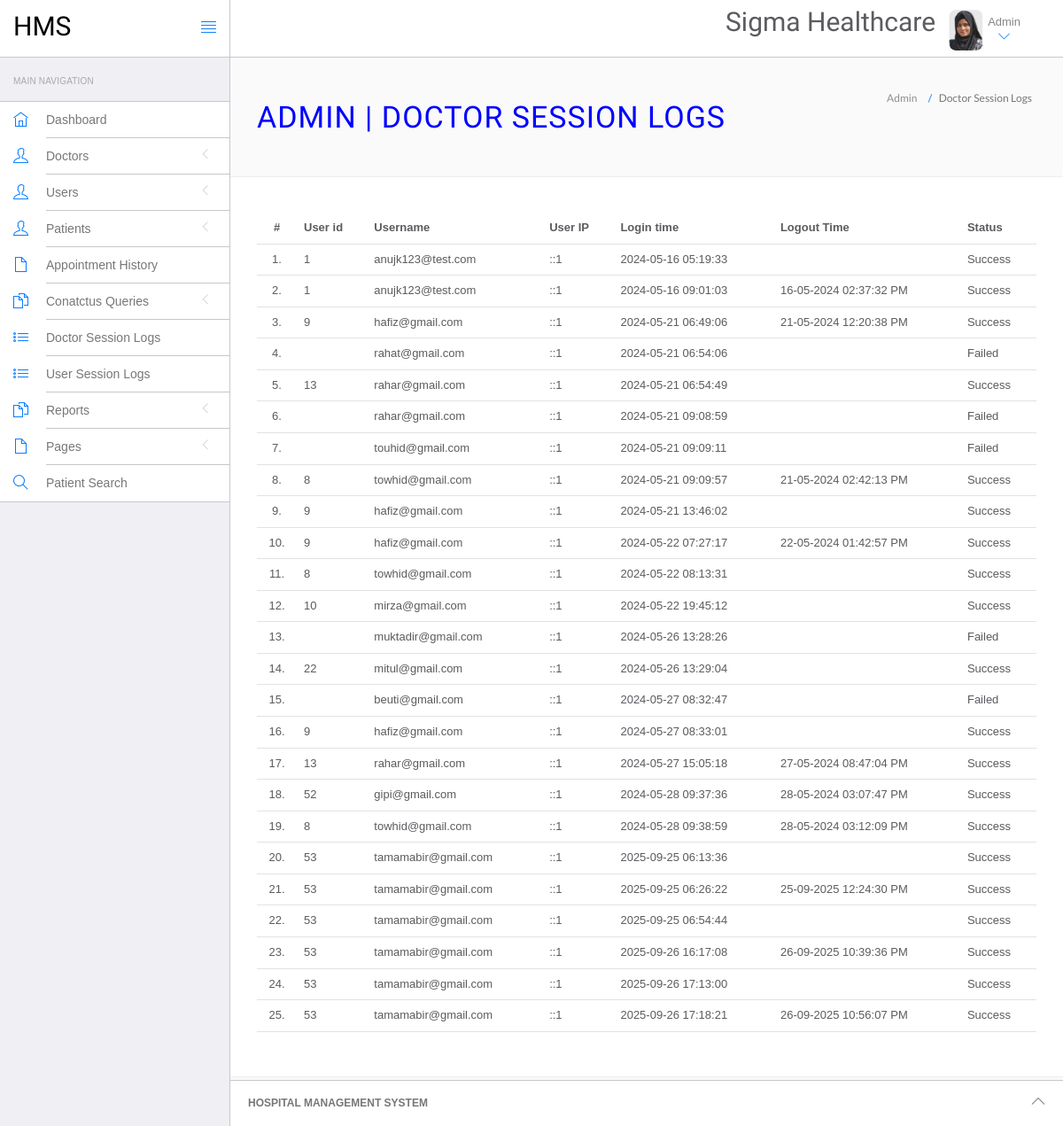
Before: /hms/admin/doctor-logs.php (signed in) with the older database file.
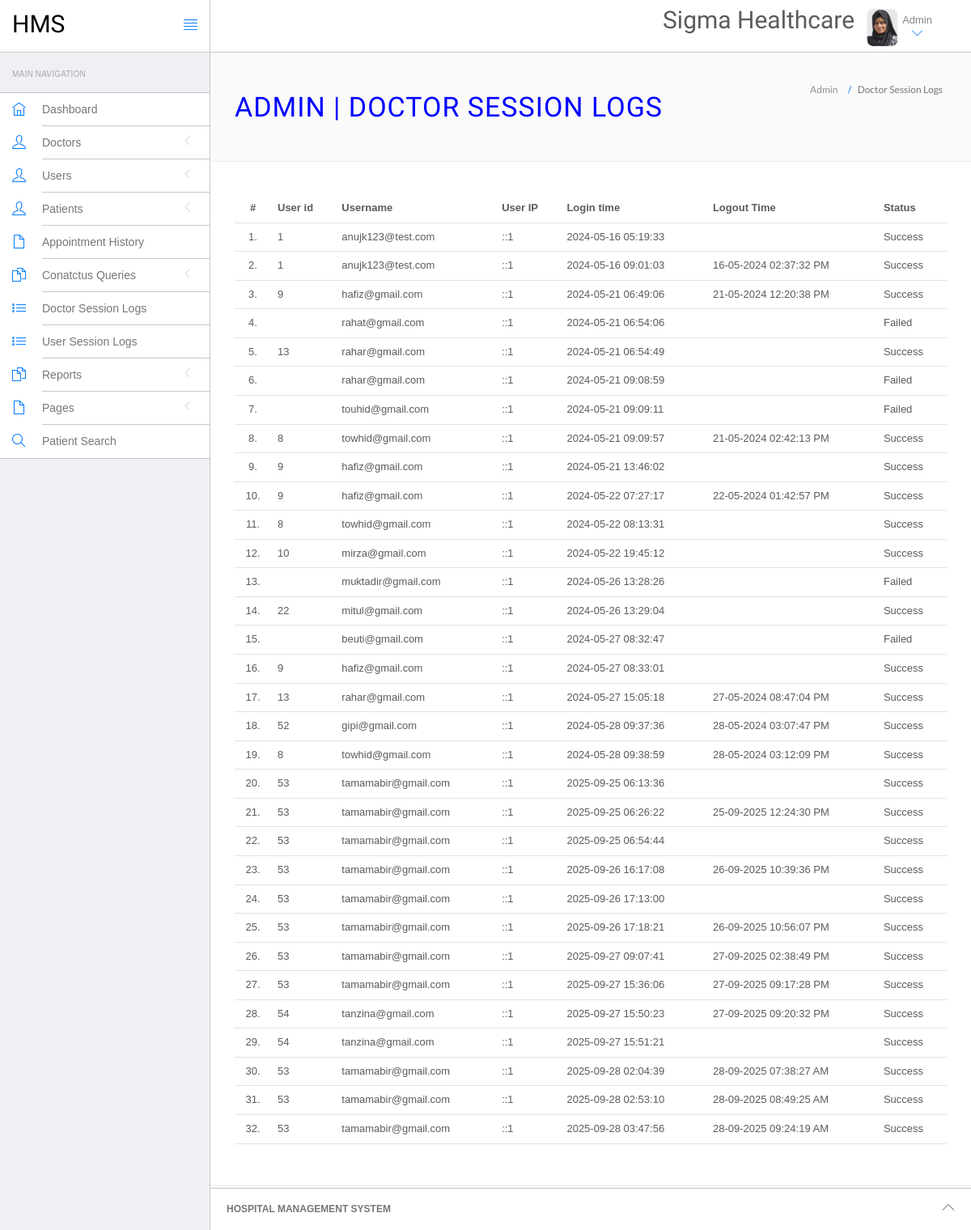
After: the same page with the newer database file.
### tables this page shows
CREATE TABLE `doctorslog` (
  `id` int NOT NULL,
  `uid` int DEFAULT NULL,
  `username` varchar(255) DEFAULT NULL,
  `userip` binary(16) DEFAULT NULL,
  `loginTime` timestamp NULL DEFAULT CURRENT_TIMESTAMP,
  `logout` varchar(255) DEFAULT NULL,
  `status` int DEFAULT NULL
);

### hms/admin/doctor-logs.php (the view, shortened to what this page needs)
<?php
include('include/config.php');
if(strlen($_SESSION['id']==0)) {
 header('location:logout.php');
  } else{
?>
<!DOCTYPE html>
<html lang="en">
	<head>
		<link rel="stylesheet" href="vendor/bootstrap/css/bootstrap.min.css">
		<link rel="stylesheet" href="vendor/fontawesome/css/font-awesome.min.css">
		<link rel="stylesheet" href="vendor/themify-icons/themify-icons.min.css">
		<link href="vendor/animate.css/animate.min.css" rel="stylesheet" media="screen">
		<link href="vendor/perfect-scrollbar/perfect-scrollbar.min.css" rel="stylesheet" media="screen">
		<link href="vendor/switchery/switchery.min.css" rel="stylesheet" media="screen">
		<link href="vendor/bootstrap-touchspin/jquery.bootstrap-touchspin.min.css" rel="stylesheet" media="screen">
		<link href="vendor/select2/select2.min.css" rel="stylesheet" media="screen">
		<link href="vendor/bootstrap-datepicker/bootstrap-datepicker3.standalone.min.css" rel="stylesheet" media="screen">
		<link href="vendor/bootstrap-timepicker/bootstrap-timepicker.min.css" rel="stylesheet" media="screen">
		<link rel="stylesheet" href="assets/css/styles.css">
		<link rel="stylesheet" href="assets/css/plugins.css">
		<link rel="stylesheet" href="assets/css/themes/theme-1.css" id="skin_color" />
	</head>
	<body>
		<div id="app">
<?php include('include/sidebar.php');?>
			<div class="app-content">
					<?php include('include/header.php');?>
				<div class="main-content" >
					<div class="wrap-content container" id="container">
						<section id="page-title">
							<div class="row">
								<div class="col-sm-8">
									<h1 class="mainTitle">Admin  | Doctor Session Logs</h1>
																	</div>
								<ol class="breadcrumb">
									<li>
										<span>Admin </span>
									</li>
									<li class="active">
										<span>Doctor Session Logs</span>
									</li>
								</ol>
							</div>
						</section>
						<div class="container-fluid container-fullw bg-white">
									<div class="row">
								<div class="col-md-12">
									<table class="table table-hover" id="sample-table-1">
										<thead>
											<tr>
												<th class="center">#</th>
												<th class="hidden-xs">User id</th>
												<th>Username</th>
												<th>User IP</th>
												<th>Login time</th>
												<th>Logout Time </th>
												<th> Status </th>
											</tr>
										</thead>
										<tbody>
<?php
$sql=mysqli_query($con,"select * from doctorslog ");
$cnt=1;
while($row=mysqli_fetch_array($sql))
{
?>
											<tr>
												<td class="center"><?php echo $cnt;?>.</td>
												<td class="hidden-xs"><?php echo $row['uid'];?></td>
												<td class="hidden-xs"><?php echo $row['username'];?></td>
												<td><?php echo $row['userip'];?></td>
												<td><?php echo $row['loginTime'];?></td>
												<td><?php echo $row['logout'];?>
												</td>
												<td>
<?php if($row['status']==1)
{
	echo "Success";
}
else
{
	echo "Failed";
}?>
</td>
											</tr>
											<?php
$cnt=$cnt+1;
											 }?>
										</tbody>
									</table>
								</div>
							</div>
								</div>
					</div>
				</div>
			</div>
	<?php include('include/footer.php');?>
		</div>
	</body>
</html>
<?php } ?>

### hms/admin/include/sidebar.php (shortened to what this page needs)
<div class="sidebar app-aside" id="sidebar">
				<div class="sidebar-container perfect-scrollbar">
<nav>
						<div class="navbar-title">
							<span>Main Navigation</span>
						</div>
						<ul class="main-navigation-menu">
							<li>
								<a href="dashboard.php">
									<div class="item-content">
										<div class="item-media">
											<i class="ti-home"></i>
										</div>
										<div class="item-inner">
											<span class="title"> Dashboard </span>
										</div>
									</div>
								</a>
							</li>
							<li>
								<a href="javascript:void(0)">
									<div class="item-content">
										<div class="item-media">
											<i class="ti-user"></i>
										</div>
										<div class="item-inner">
											<span class="title"> Doctors </span><i class="icon-arrow"></i>
										</div>
									</div>
								</a>
								</li>
				<li>
								<a href="javascript:void(0)">
									<div class="item-content">
										<div class="item-media">
											<i class="ti-user"></i>
										</div>
										<div class="item-inner">
											<span class="title"> Users </span><i class="icon-arrow"></i>
										</div>
									</div>
								</a>
								</li>
								<li>
								<a href="javascript:void(0)">
									<div class="item-content">
										<div class="item-media">
											<i class="ti-user"></i>
										</div>
										<div class="item-inner">
											<span class="title"> Patients </span><i class="icon-arrow"></i>
										</div>
									</div>
								</a>
								</li>
<li>
								<a href="appointment-history.php">
									<div class="item-content">
										<div class="item-media">
											<i class="ti-file"></i>
										</div>
										<div class="item-inner">
											<span class="title"> Appointment History </span>
										</div>
									</div>
								</a>
							</li>
				<li>
								<a href="javascript:void(0)">
									<div class="item-content">
										<div class="item-media">
											<i class="ti-files"></i>
										</div>
										<div class="item-inner">
											<span class="title"> Conatctus Queries </span><i class="icon-arrow"></i>
										</div>
									</div>
								</a>
								</li>
	<li>
								<a href="doctor-logs.php">
									<div class="item-content">
										<div class="item-media">
											<i class="ti-list"></i>
										</div>
										<div class="item-inner">
											<span class="title"> Doctor Session Logs </span>
										</div>
									</div>
								</a>
							</li>
							<li>
								<a href="user-logs.php">
									<div class="item-content">
										<div class="item-media">
											<i class="ti-list"></i>
										</div>
										<div class="item-inner">
											<span class="title"> User Session Logs </span>
										</div>
									</div>
								</a>
							</li>
				<li>
								<a href="javascript:void(0)">
									<div class="item-content">
										<div class="item-media">
											<i class="ti-files"></i>
										</div>
										<div class="item-inner">
											<span class="title"> Reports </span><i class="icon-arrow"></i>
										</div>
									</div>
								</a>
							</li>
				<li>
								<a href="javascript:void(0)">
									<div class="item-content">
										<div class="item-media">
											<i class="ti-file"></i>
										</div>
										<div class="item-inner">
											<span class="title"> Pages </span><i class="icon-arrow"></i>
										</div>
									</div>
								</a>
							</li>
								<li>
								<a href="patient-search.php">
									<div class="item-content">
										<div class="item-media">
											<i class="ti-search"></i>
										</div>
										<div class="item-inner">
											<span class="title"> Patient Search </span>
										</div>
									</div>
								</a>
							</li>
						</ul>
					</nav>
					</div>
			</div>

### hms/admin/include/header.php (shortened to what this page needs)
<header class="navbar navbar-default navbar-static-top">
					<div class="navbar-header">
						<a class="navbar-brand" href="#">
							<h2 style="padding-top:20%; color:#000 ">HMS</h2>
						</a>
						<a href="#" class="sidebar-toggler pull-right visible-md visible-lg" data-toggle-class="app-sidebar-closed" data-toggle-target="#app">
							<i class="ti-align-justify"></i>
						</a>
					</div>
					<div class="navbar-collapse collapse">
						<ul class="nav navbar-right">
								<li  style="padding-top:2% ">
								<h2>Sigma Healthcare</h2>
							</li>
							<li class="dropdown current-user">
								<a href class="dropdown-toggle" data-toggle="dropdown">
									<img src="assets/images/pass_pic.png" > <span class="username">
			Admin
									<i class="ti-angle-down"></i></i></span>
								</a>
							</li>
						</ul>
					</div>
				</header>

### hms/admin/include/footer.php
<footer>
				<div class="footer-inner">
					<div class="pull-left">
					<span class="text-bold text-uppercase"> Hospital Management System</span>
					</div>
					<div class="pull-right">
						<span class="go-top"><i class="ti-angle-up"></i></span>
					</div>
				</div>
			</footer>

### hms/admin/assets/css/plugins.css (style rules this page uses)
.perfect-scrollbar { overflow-y: hidden !important; }

### hms/admin/assets/css/themes/theme-1.css (style rules this page uses)
body { background: #FAFAFA; }
header .navbar-header { background: #ffffff !important; border-right-color: #c8c7cc !important; border-bottom-color: #c8c7cc !important; }
header .navbar-header .sidebar-toggler, header .navbar-header .sidebar-mobile-toggler { color: #007aff !important; }
header .navbar-header .navbar-brand { color: #777 !important; }
header .navbar-collapse { background: #ffffff !important; border-bottom-color: #c8c7cc !important; box-shadow: none !important; }
header .navbar-collapse .navbar-right > li > a { color: #777; }
header .navbar-collapse .navbar-right > li > a i { color: #007aff !important; }
#sidebar { background: #EFEFF4 !important; }
#sidebar:before { border-right-width: "1px" !important; border-right-style: solid; border-right-color: #c8c7cc !important; }
#sidebar nav { border-right-width: "1px" !important; border-right-style: solid; border-right-color: #c8c7cc !important; }
#sidebar nav .navbar-title { color: #aaaaaa; }
#sidebar nav > ul { background: #ffffff !important; border-bottom-color: #c8c7cc !important; border-top-color: #c8c7cc !important; }
#sidebar nav > ul > li > a .item-media > i { color: #007aff !important; }
#sidebar nav > ul > li > a .item-inner { color: #777 !important; border-bottom-color: #c8c7cc; }
#app > footer { background: #ffffff !important; border-top-color: #c8c7cc !important; color: #777; }

Changed rows visible on the page:
added doctorslog: uid "53", username "tamamabir@gmail.com", userip "::1", loginTime "2025-09-27 09:07:41", logout "27-09-2025 02:38:49 PM", status "Success"
added doctorslog: uid "53", username "tamamabir@gmail.com", userip "::1", loginTime "2025-09-27 15:36:06", logout "27-09-2025 09:17:28 PM", status "Success"
added doctorslog: uid "54", username "tanzina@gmail.com", userip "::1", loginTime "2025-09-27 15:50:23", logout "27-09-2025 09:20:32 PM", status "Success"
added doctorslog: uid "54", username "tanzina@gmail.com", userip "::1", loginTime "2025-09-27 15:51:21", status "Success"
added doctorslog: uid "53", username "tamamabir@gmail.com", userip "::1", loginTime "2025-09-28 02:04:39", logout "28-09-2025 07:38:27 AM", status "Success"
added doctorslog: uid "53", username "tamamabir@gmail.com", userip "::1", loginTime "2025-09-28 02:53:10", logout "28-09-2025 08:49:25 AM", status "Success"
added doctorslog: uid "53", username "tamamabir@gmail.com", userip "::1", loginTime "2025-09-28 03:47:56", logout "28-09-2025 09:24:19 AM", status "Success"
